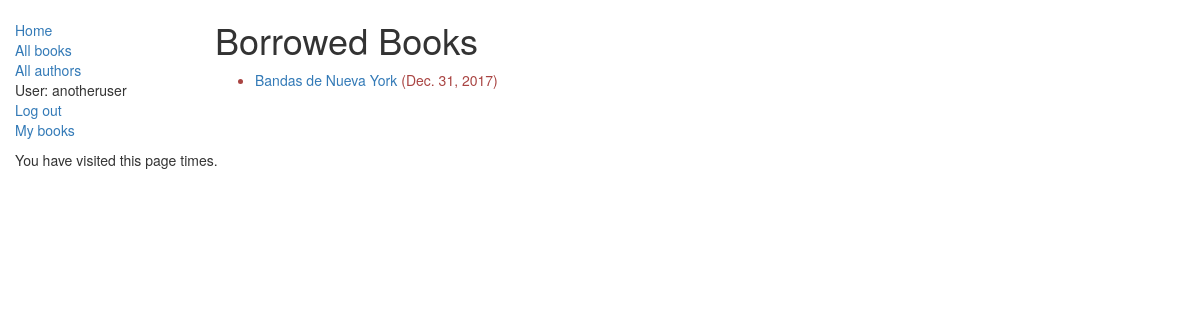
/catalog/mybooks/ (signed in), run on an earlier commit of the app's database.
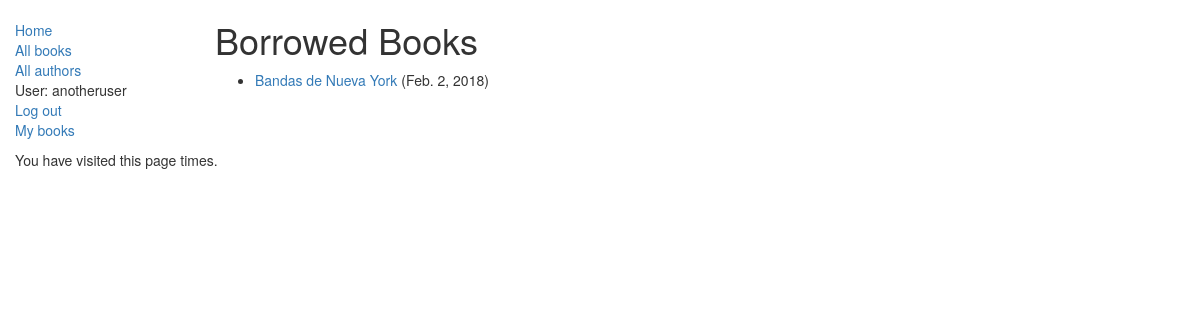
And on a later commit of the database.
### catalog/models.py (models this page shows, shortened)
class BookInstance(models.Model):
    id = models.UUIDField(primary_key=True, default=uuid.uuid4, help_text="Unique ID for this book across the whole library")
    book = models.ForeignKey(Book, on_delete=models.SET_NULL, null=True)
    imprint = models.CharField(max_length=200)
    due_back = models.DateField(null=True, blank=True)
    LOAN_STATUS = (
        ('m', 'Maintenance'),
        ('o', 'On Loan'),
        ('a', 'Available'),
        ('r', 'Reserved'),
        ('p', 'Between Matter Phases'),
        ('x', 'Trapped in Dimension X'),
        ('k', 'Not Yet Provided By The Free Market')
    )
    status = models.CharField(max_length=1, choices=LOAN_STATUS, blank=True, default='m', help_text='Book availability')
    borrower = models.ForeignKey(User, on_delete=models.SET_NULL, null=True, blank=True)
    class Meta:
        ordering = ['due_back']
        permissions = (("can_mark_returned", "Set book as returned"),("can_renew", "Renew book due date"))
    @property
    def is_overdue(self):
        if self.due_back and date.today() > self.due_back:
            return True
        return False

class Book(models.Model):
    title = models.CharField(max_length=200)
    author = models.ForeignKey('Author', on_delete=models.SET_NULL, null=True)
    summary = models.TextField(max_length=1000, help_text="Please enter a BRIEF description of the book")
    isbn = models.CharField('ISBN', max_length=13, help_text='13-character <a href="https://www.isbn-international.org/content/what-isbn">ISBN number</a>')
    genre = models.ManyToManyField(Genre, help_text="Select a genre for this book")
    language = models.ForeignKey(Language, on_delete=models.SET_NULL, null=True)
    def get_absolute_url(self):
        return reverse('book-detail', args=[str(self.id)])
    def display_genre(self):
        """
        Returns first 3 genres in short description string so admin site can display
        """
        return ', '.join([genre.name for genre in self.genre.all()[:3]])
    display_genre.short_description = 'Hurf Blurf'

### catalog/views.py (the view)
class LoanedBooksByUserListView(LoginRequiredMixin, generic.ListView):
    model = BookInstance
    template_name = 'catalog/bookinstance_list_borrowed_user.html'
    paginate_by = 10
    def get_queryset(self):
        return BookInstance.objects.filter(borrower = self.request.user).filter(status__exact='o').order_by('due_back')

### catalog/templates/catalog/bookinstance_list_borrowed_user.html
{% extends "base_generic.html" %}
{% block content %}
    <h1>Borrowed Books</h1>
    {% if bookinstance_list %}
    <ul>
        {% for bookinst in bookinstance_list %}
        <li class="{% if bookinst.is_overdue %}text-danger{% endif %}">
            <a href="{{ bookinst.book.get_absolute_url }}">{{ bookinst.book.title }}</a> ({{ bookinst.due_back }})
        </li>
        {% endfor %}
    </ul>
    {% else %}
    <p>No books have been borrowed.</p>
    {% endif %}
{% endblock %}

What changed in the data, as far as the page shows it:
changed BookInstance "Bandas de Nueva York": due_back "Dec. 31, 2017" → "Feb. 2, 2018"
